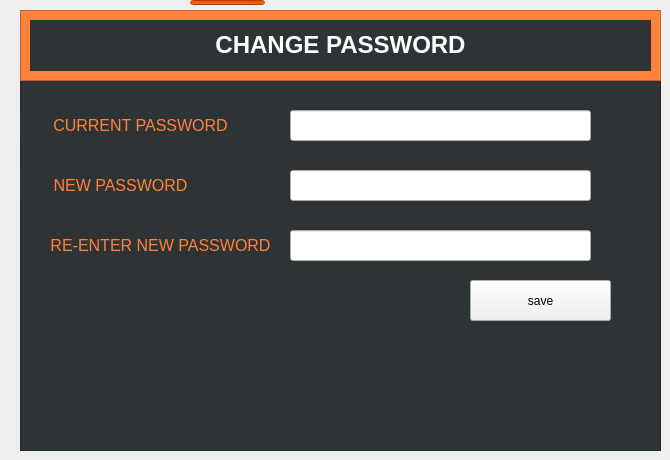
   <widget class="QWidget" name="settings">
    <attribute name="title">
     <string>settings</string>
    </attribute>
    <widget class="QLineEdit" name="currentpassword">
     <property name="geometry">
      <rect>
       <x>60</x>
       <y>110</y>
       <width>381</width>
       <height>51</height>
      </rect>
     </property>
    </widget>
    <widget class="QColumnView" name="columnView_5">
     <property name="geometry">
      <rect>
       <x>20</x>
       <y>80</y>
       <width>641</width>
       <height>371</height>
      </rect>
     </property>
     <property name="styleSheet">
      <string notr="true">background-color: rgb(46, 52, 54);
</string>
     </property>
    </widget>
    <widget class="QColumnView" name="columnView_6">
     <property name="geometry">
      <rect>
       <x>20</x>
       <y>10</y>
       <width>641</width>
       <height>71</height>
      </rect>
     </property>
     <property name="styleSheet">
      <string notr="true">background-color: rgb(255, 130, 59);
</string>
     </property>
    </widget>
    <widget class="QLineEdit" name="lineEdit_5">
     <property name="geometry">
      <rect>
       <x>190</x>
       <y>0</y>
       <width>75</width>
       <height>5</height>
      </rect>
     </property>
     <property name="styleSheet">
      <string notr="true">background-color: rgb(255, 93, 0);</string>
     </property>
    </widget>
    <widget class="QLabel" name="label_3">
     <property name="geometry">
      <rect>
       <x>30</x>
       <y>20</y>
       <width>621</width>
       <height>51</height>
      </rect>
     </property>
     <property name="styleSheet">
      <string notr="true">background-color: rgb(46, 52, 54);
color: rgb(255, 255, 255);</string>
     </property>
     <property name="text">
      <string>&lt;html&gt;&lt;head/&gt;&lt;body&gt;&lt;p align=&quot;center&quot;&gt;&lt;span style=&quot; font-size:18pt; font-weight:600;&quot;&gt;CHANGE PASSWORD&lt;/span&gt;&lt;/p&gt;&lt;/body&gt;&lt;/html&gt;</string>
     </property>
    </widget>
    <widget class="QLabel" name="label_4">
     <property name="geometry">
      <rect>
       <x>20</x>
       <y>110</y>
       <width>241</width>
       <height>31</height>
      </rect>
     </property>
     <property name="styleSheet">
      <string notr="true">
color: rgb(255, 130, 59);
background-color: rgb(46, 52, 54);</string>
     </property>
     <property name="text">
      <string>&lt;html&gt;&lt;head/&gt;&lt;body&gt;&lt;p align=&quot;center&quot;&gt;&lt;span style=&quot; font-size:12pt;&quot;&gt;CURRENT PASSWORD&lt;/span&gt;&lt;/p&gt;&lt;/body&gt;&lt;/html&gt;</string>
     </property>
    </widget>
    <widget class="QLabel" name="label_5">
     <property name="geometry">
      <rect>
       <x>20</x>
       <y>170</y>
       <width>201</width>
       <height>31</height>
      </rect>
     </property>
     <property name="styleSheet">
      <string notr="true">
color: rgb(255, 130, 59);
background-color: rgb(46, 52, 54);
</string>
     </property>
     <property name="text">
      <string>&lt;html&gt;&lt;head/&gt;&lt;body&gt;&lt;p align=&quot;center&quot;&gt;&lt;span style=&quot; font-size:12pt;&quot;&gt;NEW PASSWORD&lt;/span&gt;&lt;/p&gt;&lt;/body&gt;&lt;/html&gt;</string>
     </property>
    </widget>
    <widget class="QLabel" name="label_6">
     <property name="geometry">
      <rect>
       <x>40</x>
       <y>230</y>
       <width>241</width>
       <height>31</height>
      </rect>
     </property>
     <property name="styleSheet">
      <string notr="true">color: rgb(255, 130, 59);
background-color: rgb(46, 52, 54);</string>
     </property>
     <property name="text">
      <string>&lt;html&gt;&lt;head/&gt;&lt;body&gt;&lt;p align=&quot;center&quot;&gt;&lt;span style=&quot; font-size:12pt;&quot;&gt;RE-ENTER NEW PASSWORD&lt;/span&gt;&lt;/p&gt;&lt;/body&gt;&lt;/html&gt;</string>
     </property>
    </widget>
    <widget class="QLineEdit" name="currentpass">
     <property name="geometry">
      <rect>
       <x>290</x>
       <y>110</y>
       <width>301</width>
       <height>31</height>
      </rect>
     </property>
     <property name="contextMenuPolicy">
      <enum>Qt::CustomContextMenu</enum>
     </property>
     <property name="text">
      <string/>
     </property>
    </widget>
    <widget class="QLineEdit" name="newpass1">
     <property name="geometry">
      <rect>
       <x>290</x>
       <y>170</y>
       <width>301</width>
       <height>31</height>
      </rect>
     </property>
    </widget>
    <widget class="QLineEdit" name="newpass2">
     <property name="geometry">
      <rect>
       <x>290</x>
       <y>230</y>
       <width>301</width>
       <height>31</height>
      </rect>
     </property>
    </widget>
    <widget class="QPushButton" name="savepassword">
     <property name="geometry">
      <rect>
       <x>470</x>
       <y>280</y>
       <width>141</width>
       <height>41</height>
      </rect>
     </property>
     <property name="text">
      <string>save</string>
     </property>
    </widget>
    <widget class="QLabel" name="emptyerror">
     <property name="enabled">
      <bool>false</bool>
     </property>
     <property name="geometry">
      <rect>
       <x>300</x>
       <y>280</y>
       <width>161</width>
       <height>31</height>
      </rect>
     </property>
     <property name="styleSheet">
      <string notr="true">background-color: rgb(46, 52, 54);
font: 11pt &quot;Ubuntu&quot;;
color:rgb(204, 0, 0)</string>
     </property>
     <property name="text">
      <string/>
     </property>
    </widget>
    <widget class="QLabel" name="incorrectpass">
     <property name="geometry">
      <rect>
       <x>290</x>
       <y>146</y>
       <width>301</width>
       <height>21</height>
      </rect>
     </property>
     <property name="styleSheet">
      <string notr="true">background-color: rgb(46, 52, 54);
font: 8pt &quot;Ubuntu&quot;;
color:rgb(204, 0, 0)
</string>
     </property>
     <property name="text">
      <string/>
     </property>
    </widget>
    <widget class="QLabel" name="unmatchedpassword">
     <property name="enabled">
      <bool>true</bool>
     </property>
     <property name="geometry">
      <rect>
       <x>290</x>
       <y>206</y>
       <width>291</width>
       <height>21</height>
      </rect>
     </property>
     <property name="styleSheet">
      <string notr="true">background-color: rgb(46, 52, 54);
font: 11pt &quot;Ubuntu&quot;;
color:rgb(239, 41, 41)</string>
     </property>
     <property name="text">
      <string/>
     </property>
    </widget>
    <widget class="QLabel" name="correctpass">
     <property name="geometry">
      <rect>
       <x>550</x>
       <y>115</y>
       <width>31</width>
       <height>20</height>
      </rect>
     </property>
     <property name="styleSheet">
      <string notr="true">color: rgb(115, 210, 22);
font: 75 20pt &quot;Ubuntu Condensed&quot;;</string>
     </property>
     <property name="text">
      <string/>
     </property>
    </widget>
   </widget>
